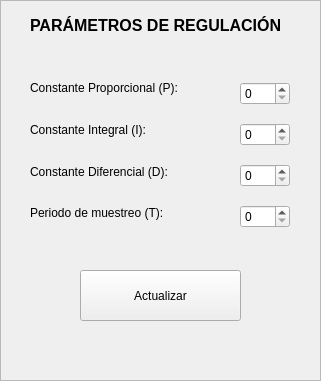
   <widget class="QFrame" name="frameParamsRegulacion">
    <property name="geometry">
     <rect>
      <x>50</x>
      <y>20</y>
      <width>321</width>
      <height>381</height>
     </rect>
    </property>
    <property name="frameShape">
     <enum>QFrame::StyledPanel</enum>
    </property>
    <property name="frameShadow">
     <enum>QFrame::Raised</enum>
    </property>
    <widget class="QLabel" name="label_2">
     <property name="geometry">
      <rect>
       <x>30</x>
       <y>10</y>
       <width>251</width>
       <height>31</height>
      </rect>
     </property>
     <property name="font">
      <font>
       <pointsize>12</pointsize>
       <weight>75</weight>
       <bold>true</bold>
       <underline>false</underline>
      </font>
     </property>
     <property name="text">
      <string>PARÁMETROS DE REGULACIÓN</string>
     </property>
    </widget>
    <widget class="QPushButton" name="botonActualizarParams">
     <property name="geometry">
      <rect>
       <x>80</x>
       <y>270</y>
       <width>161</width>
       <height>51</height>
      </rect>
     </property>
     <property name="text">
      <string>Actualizar</string>
     </property>
    </widget>
    <widget class="QWidget" name="">
     <property name="geometry">
      <rect>
       <x>30</x>
       <y>70</y>
       <width>201</width>
       <height>161</height>
      </rect>
     </property>
     <layout class="QVBoxLayout" name="verticalLayout">
      <item>
       <widget class="QLabel" name="textoKP">
        <property name="text">
         <string>Constante Proporcional (P):</string>
        </property>
       </widget>
      </item>
      <item>
       <widget class="QLabel" name="textoKI">
        <property name="text">
         <string>Constante Integral (I):</string>
        </property>
       </widget>
      </item>
      <item>
       <widget class="QLabel" name="textoKD">
        <property name="text">
         <string>Constante Diferencial (D):</string>
        </property>
       </widget>
      </item>
      <item>
       <widget class="QLabel" name="textoT">
        <property name="text">
         <string>Periodo de muestreo (T):</string>
        </property>
       </widget>
      </item>
     </layout>
    </widget>
    <widget class="QWidget" name="">
     <property name="geometry">
      <rect>
       <x>240</x>
       <y>70</y>
       <width>50</width>
       <height>171</height>
      </rect>
     </property>
     <layout class="QVBoxLayout" name="verticalLayout_2">
      <item>
       <widget class="QSpinBox" name="spinBoxKP"/>
      </item>
      <item>
       <widget class="QSpinBox" name="spinBoxKI"/>
      </item>
      <item>
       <widget class="QSpinBox" name="spinBoxKD"/>
      </item>
      <item>
       <widget class="QSpinBox" name="spinBoxT"/>
      </item>
     </layout>
    </widget>
   </widget>
